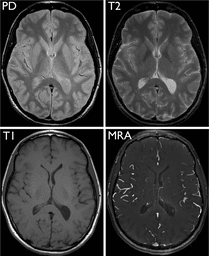
#> input picture TestScripts/Steganography/MRI_brain.png, 209 x 256 px
$ python pyLSB_3.py
#> lines starting #> are read from the running program, lines starting #| are printed output that depends on the picture; after the words box and inside, x2 and y2 are one past the last pixel; in counts of white or black regions, pixels touching at a corner belong together
import numpy as np
from PIL import Image
import time

def encode_image(image_path, message, output_path):
    """Hides a message in the least significant bits of an image."""
#> called with image_path = 'MRI_brain.png', message = 'Hidden message in LSB', output_path = 'MRI_brain_encoded.png'
    with Image.open(image_path) as img:
#> img is the input picture: PIL image 209x256 P; min 1, max 255, mean 61.7
        encoded = img.convert("RGB")  # Ensure it's in RGB mode

    message += "###END###"  # Delimiter to mark the end of the message
    binary_message = ''.join(format(ord(char), '08b') for char in message)

    pixels = np.array(encoded)
    height, width, _ = pixels.shape
#> height = 256; width = 209
    index = 0  # Track position in the binary message

    for row in range(height):
        for col in range(width):
            for color in range(3):  # Modify R, G, B values
                if index < len(binary_message):
                    pixels[row, col, color] = (pixels[row, col, color] & 0xFE) | int(binary_message[index])  # Modify LSB
                    index += 1
                else:
                    break
#> pixels: shape (256, 209, 3); 0.13% of pixels changed, all inside (x1, y1, x2, y2) = (0, 0, 80, 1)
#> after the loop, index = 240
#> the loop in check_encoded_data, `for i in range(min(num_pixels, pixels.shape[0] * pixels.shape[1])):` made 10 passes
#| Pixel 0 at (0,0): (60, 61, 60)
#| Pixel 1 at (0,1): (22, 23, 22)
#| Pixel 2 at (0,2): (32, 32, 32)
#| Pixel 3 at (0,3): (23, 23, 22)
#| Pixel 4 at (0,4): (13, 12, 12)
#| Pixel 5 at (0,5): (23, 22, 23)
#| Pixel 6 at (0,6): (33, 32, 32)
#| Pixel 7 at (0,7): (33, 32, 32)
#> (further printed lines are left out)

    if index < len(binary_message):
        print("Warning: Not enough space to encode the full message!")

    # Convert back to an image and save
    encoded_image = Image.fromarray(pixels)
    encoded_image.save(output_path, optimize=True, compress_level=9)
    print(f"Message successfully encoded in {output_path}")

def decode_image(image_path, max_chars=5000):
    """Extracts the hidden message from an image safely using NumPy."""
#> called with image_path = 'MRI_brain_encoded.png', max_chars = 5000
    with Image.open(image_path) as img:
        pixels = np.array(img)

    binary_message = ""

    print("Decoding started... Extracting binary data...")

    # Extract LSBs from all pixels at once (vectorized)
    lsb_array = pixels & 1
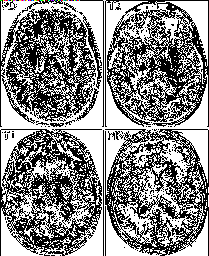
#> lsb_array: shape (256, 209, 3); mean R, G, B 0.533, 0.533, 0.533; drawn with 1 as white
    binary_message = ''.join(str(bit) for bit in lsb_array.flatten())

    print(f"Extracted {len(binary_message)} bits of binary data.")
#| Extracted 160512 bits of binary data.

    # Convert binary to text
    message = ""
    for i in range(0, len(binary_message), 8):
        try:
            char = chr(int(binary_message[i:i+8], 2))
        except ValueError:
            print("Error: Invalid binary data detected, stopping decoding.")
            break

        message += char
        print(f"Decoded char: {char}")

        if message.endswith("###END###"):
            message = message.replace("###END###", "")
            print("End marker found, stopping extraction.")
            return message
#> this loop made 30 passes
#> (i, char, message) on passes 2 to 13: (8, 'i', 'Hi'), (16, 'd', 'Hid'), (24, 'd', 'Hidd'), (32, 'e', 'Hidde'), (40, 'n', 'Hidden'), (48, ' ', 'Hidden '), (56, 'm', 'Hidden m'), (64, 'e', 'Hidden me'), (72, 's', 'Hidden mes'), (80, 's', 'Hidden mess'), (88, 'a', 'Hidden messa'), (96, 'g', 'Hidden messag')
#> (char, message) on pass 1: ('H', 'H')
#| Decoded char: H
#| Decoded char: i
#| Decoded char: d
#| Decoded char: d
#| Decoded char: e
#| Decoded char: n
#| Decoded char:
#| Decoded char: m
#> (further printed lines are left out)

    print("Warning: No valid end marker found, stopping decoding early.")
    return "[No message found]"

def check_encoded_data(image_path, num_pixels=10):
    """Checks the first few pixels to verify if the message is encoded."""
    with Image.open(image_path) as img:
        pixels = np.array(img)

    print("First few pixels (R, G, B values):")
    for i in range(min(num_pixels, pixels.shape[0] * pixels.shape[1])):
        row = i // pixels.shape[1]
        col = i % pixels.shape[1]
        print(f"Pixel {i} at ({row},{col}): {tuple(pixels[row, col])}")

# Run the encoding function
input_image = "MRI_brain.png"  # Ensure this is already a small enough image
encoded_image = "MRI_brain_encoded.png"
secret_message = "Hidden message in LSB"

encode_image(input_image, secret_message, encoded_image)

# Check if encoding was successful
check_encoded_data(encoded_image)

# Time decoding process
start_time = time.time()
decoded_message = decode_image(encoded_image)
#> decoded_message = 'Hidden message in LSB'
end_time = time.time()

print(f"Decoded message: {decoded_message}")
#| Decoded message: Hidden message in LSB
print(f"Decoding took {end_time - start_time:.4f} seconds")
